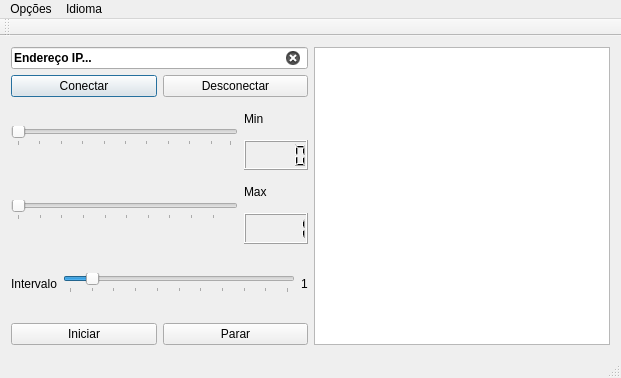
<?xml version="1.0" encoding="UTF-8"?>
<ui version="4.0">
 <class>MainWindow</class>
 <widget class="QMainWindow" name="MainWindow">
  <property name="windowModality">
   <enum>Qt::NonModal</enum>
  </property>
  <property name="geometry">
   <rect>
    <x>0</x>
    <y>0</y>
    <width>621</width>
    <height>378</height>
   </rect>
  </property>
  <property name="windowTitle">
   <string>MainWindow</string>
  </property>
  <property name="layoutDirection">
   <enum>Qt::LeftToRight</enum>
  </property>
  <property name="tabShape">
   <enum>QTabWidget::Rounded</enum>
  </property>
  <property name="dockNestingEnabled">
   <bool>false</bool>
  </property>
  <widget class="QWidget" name="centralWidget">
   <layout class="QHBoxLayout" name="horizontalLayout_6">
    <item>
     <layout class="QVBoxLayout" name="verticalLayout_3" stretch="0,0,0,0,0,0">
      <item>
       <widget class="QLineEdit" name="leditEndereco">
        <property name="font">
         <font>
          <weight>75</weight>
          <bold>true</bold>
         </font>
        </property>
        <property name="focusPolicy">
         <enum>Qt::ClickFocus</enum>
        </property>
        <property name="text">
         <string>Endereço IP...</string>
        </property>
        <property name="maxLength">
         <number>15</number>
        </property>
        <property name="dragEnabled">
         <bool>false</bool>
        </property>
        <property name="clearButtonEnabled">
         <bool>true</bool>
        </property>
       </widget>
      </item>
      <item>
       <layout class="QHBoxLayout" name="horizontalLayout">
        <item>
         <widget class="QPushButton" name="btnConnect">
          <property name="text">
           <string>Conectar</string>
          </property>
          <property name="icon">
           <iconset resource="arquivosusados.qrc">
            <normaloff>:/arquivos/imagens/conectar</normaloff>:/arquivos/imagens/conectar</iconset>
          </property>
          <property name="checkable">
           <bool>false</bool>
          </property>
          <property name="checked">
           <bool>false</bool>
          </property>
          <property name="default">
           <bool>true</bool>
          </property>
          <property name="flat">
           <bool>false</bool>
          </property>
         </widget>
        </item>
        <item>
         <widget class="QPushButton" name="btnDisconnect">
          <property name="text">
           <string>Desconectar</string>
          </property>
          <property name="icon">
           <iconset resource="arquivosusados.qrc">
            <normaloff>:/arquivos/imagens/desconectar</normaloff>:/arquivos/imagens/desconectar</iconset>
          </property>
         </widget>
        </item>
       </layout>
      </item>
      <item>
       <layout class="QHBoxLayout" name="horizontalLayout_2">
        <item>
         <widget class="QSlider" name="hsliderMin">
          <property name="orientation">
           <enum>Qt::Horizontal</enum>
          </property>
          <property name="invertedAppearance">
           <bool>false</bool>
          </property>
          <property name="invertedControls">
           <bool>false</bool>
          </property>
          <property name="tickPosition">
           <enum>QSlider::TicksBelow</enum>
          </property>
          <property name="tickInterval">
           <number>0</number>
          </property>
         </widget>
        </item>
        <item>
         <layout class="QVBoxLayout" name="verticalLayout">
          <item>
           <widget class="QLabel" name="lblMin">
            <property name="text">
             <string>Min</string>
            </property>
           </widget>
          </item>
          <item>
           <widget class="QLCDNumber" name="lcdMin"/>
          </item>
         </layout>
        </item>
       </layout>
      </item>
      <item>
       <layout class="QHBoxLayout" name="horizontalLayout_3">
        <item>
         <widget class="QSlider" name="hsliderMax">
          <property name="minimum">
           <number>1</number>
          </property>
          <property name="sliderPosition">
           <number>1</number>
          </property>
          <property name="orientation">
           <enum>Qt::Horizontal</enum>
          </property>
          <property name="tickPosition">
           <enum>QSlider::TicksBelow</enum>
          </property>
          <property name="tickInterval">
           <number>0</number>
          </property>
         </widget>
        </item>
        <item>
         <layout class="QVBoxLayout" name="verticalLayout_2">
          <item>
           <widget class="QLabel" name="lblMax">
            <property name="text">
             <string>Max</string>
            </property>
           </widget>
          </item>
          <item>
           <widget class="QLCDNumber" name="lcdMax">
            <property name="intValue" stdset="0">
             <number>1</number>
            </property>
           </widget>
          </item>
         </layout>
        </item>
       </layout>
      </item>
      <item>
       <layout class="QHBoxLayout" name="horizontalLayout_4">
        <item>
         <widget class="QLabel" name="label">
          <property name="text">
           <string>Intervalo</string>
          </property>
         </widget>
        </item>
        <item>
         <widget class="QSlider" name="hsliderTiming">
          <property name="maximum">
           <number>10</number>
          </property>
          <property name="pageStep">
           <number>1</number>
          </property>
          <property name="value">
           <number>1</number>
          </property>
          <property name="sliderPosition">
           <number>1</number>
          </property>
          <property name="orientation">
           <enum>Qt::Horizontal</enum>
          </property>
          <property name="tickPosition">
           <enum>QSlider::TicksBelow</enum>
          </property>
          <property name="tickInterval">
           <number>1</number>
          </property>
         </widget>
        </item>
        <item>
         <widget class="QLabel" name="lblTiming">
          <property name="text">
           <string>1</string>
          </property>
         </widget>
        </item>
       </layout>
      </item>
      <item>
       <layout class="QHBoxLayout" name="horizontalLayout_5">
        <item>
         <widget class="QPushButton" name="btnStart">
          <property name="text">
           <string>Iniciar</string>
          </property>
         </widget>
        </item>
        <item>
         <widget class="QPushButton" name="btnStop">
          <property name="text">
           <string>Parar</string>
          </property>
         </widget>
        </item>
       </layout>
      </item>
     </layout>
    </item>
    <item>
     <widget class="QTextBrowser" name="txtBoxDados">
      <property name="frameShape">
       <enum>QFrame::StyledPanel</enum>
      </property>
      <property name="frameShadow">
       <enum>QFrame::Raised</enum>
      </property>
      <property name="sizeAdjustPolicy">
       <enum>QAbstractScrollArea::AdjustIgnored</enum>
      </property>
      <property name="documentTitle">
       <string>Saída</string>
      </property>
      <property name="overwriteMode">
       <bool>false</bool>
      </property>
     </widget>
    </item>
   </layout>
  </widget>
  <widget class="QMenuBar" name="menuBar">
   <property name="geometry">
    <rect>
     <x>0</x>
     <y>0</y>
     <width>621</width>
     <height>21</height>
    </rect>
   </property>
   <widget class="QMenu" name="menuArquivo">
    <property name="title">
     <string>Opções</string>
    </property>
    <addaction name="actionConectar"/>
    <addaction name="actionDesconectar"/>
    <addaction name="separator"/>
    <addaction name="actionLimpar_dados"/>
    <addaction name="separator"/>
    <addaction name="actionSair"/>
   </widget>
   <widget class="QMenu" name="menuAjuda">
    <property name="title">
     <string>Idioma</string>
    </property>
    <addaction name="actionPortugu_s"/>
    <addaction name="actionIngl_s"/>
   </widget>
   <addaction name="menuArquivo"/>
   <addaction name="menuAjuda"/>
  </widget>
  <widget class="QToolBar" name="mainToolBar">
   <attribute name="toolBarArea">
    <enum>TopToolBarArea</enum>
   </attribute>
   <attribute name="toolBarBreak">
    <bool>false</bool>
   </attribute>
  </widget>
  <widget class="QStatusBar" name="statusBar"/>
  <action name="actionSair">
   <property name="text">
    <string>Sair</string>
   </property>
  </action>
  <action name="actionConectar">
   <property name="text">
    <string>Conectar</string>
   </property>
  </action>
  <action name="actionDesconectar">
   <property name="text">
    <string>Desconectar</string>
   </property>
  </action>
  <action name="actionPortugu_s">
   <property name="text">
    <string>Português</string>
   </property>
  </action>
  <action name="actionIngl_s">
   <property name="text">
    <string>English</string>
   </property>
  </action>
  <action name="actionLimpar_dados">
   <property name="text">
    <string>Limpar dados</string>
   </property>
  </action>
 </widget>
 <layoutdefault spacing="6" margin="11"/>
 <resources>
  <include location="arquivosusados.qrc"/>
 </resources>
 <connections>
  <connection>
   <sender>hsliderMin</sender>
   <signal>valueChanged(int)</signal>
   <receiver>lcdMin</receiver>
   <slot>display(int)</slot>
   <hints>
    <hint type="sourcelabel">
     <x>170</x>
     <y>199</y>
    </hint>
    <hint type="destinationlabel">
     <x>238</x>
     <y>212</y>
    </hint>
   </hints>
  </connection>
  <connection>
   <sender>hsliderMax</sender>
   <signal>valueChanged(int)</signal>
   <receiver>lcdMax</receiver>
   <slot>display(int)</slot>
   <hints>
    <hint type="sourcelabel">
     <x>161</x>
     <y>272</y>
    </hint>
    <hint type="destinationlabel">
     <x>229</x>
     <y>300</y>
    </hint>
   </hints>
  </connection>
  <connection>
   <sender>hsliderTiming</sender>
   <signal>valueChanged(int)</signal>
   <receiver>lblTiming</receiver>
   <slot>setNum(int)</slot>
   <hints>
    <hint type="sourcelabel">
     <x>212</x>
     <y>355</y>
    </hint>
    <hint type="destinationlabel">
     <x>274</x>
     <y>363</y>
    </hint>
   </hints>
  </connection>
 </connections>
</ui>
